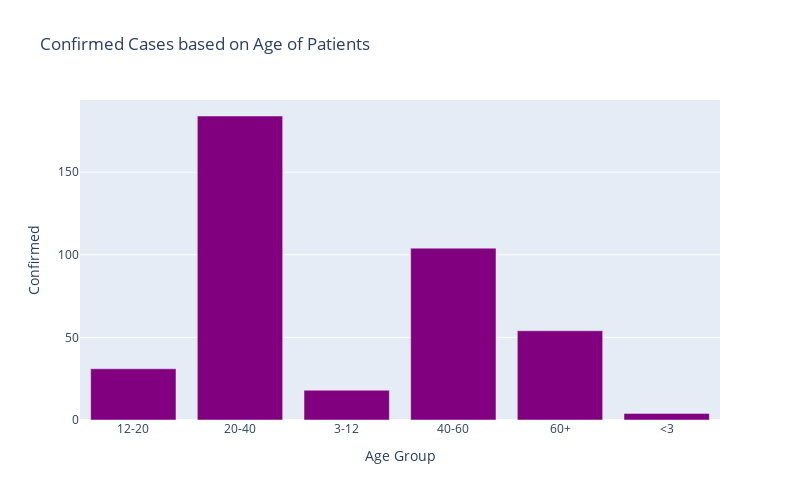

Source (notebook cell):
### Code cell
#ageGroup=rawCases.groupby(by='AgeRange')
#ageGroup.AgeRange.count().plot(kind='bar');

ageGroup=rawCases.groupby(by='AgeRange').size().reset_index(name='count')
ageGroup=ageGroup.rename(columns={'AgeRange':'Age Group','count':'Confirmed'})


px.bar(
    ageGroup,
    x = "Age Group",
    y = "Confirmed",
    title= "Confirmed Cases based on Age of Patients", # the axis names
    color_discrete_sequence=["purple"], 
    height=500,
    width=800
)

### Figure 1 — Plotly figure (JSON) as saved in the notebook; plotly's stock layout.template omitted (floating-point values rounded to 4 significant figures)
{"data": [{"alignmentgroup": "True", "hovertemplate": "Age Group=%{x}<br>Confirmed=%{y}<extra></extra>", "legendgroup": "", "marker": {"color": "purple"}, "name": "", "offsetgroup": "", "orientation": "v", "showlegend": false, "textposition": "auto", "type": "bar", "x": ["12-20", "20-40", "3-12", "40-60", "60+", "<3"], "xaxis": "x", "y": [31, 184, 18, 104, 54, 4], "yaxis": "y"}], "layout": {"barmode": "relative", "height": 500, "legend": {"tracegroupgap": 0}, "title": {"text": "Confirmed Cases based on Age of Patients"}, "width": 800, "xaxis": {"anchor": "y", "domain": [0, 1], "title": {"text": "Age Group"}}, "yaxis": {"anchor": "x", "domain": [0, 1], "title": {"text": "Confirmed"}}}}
